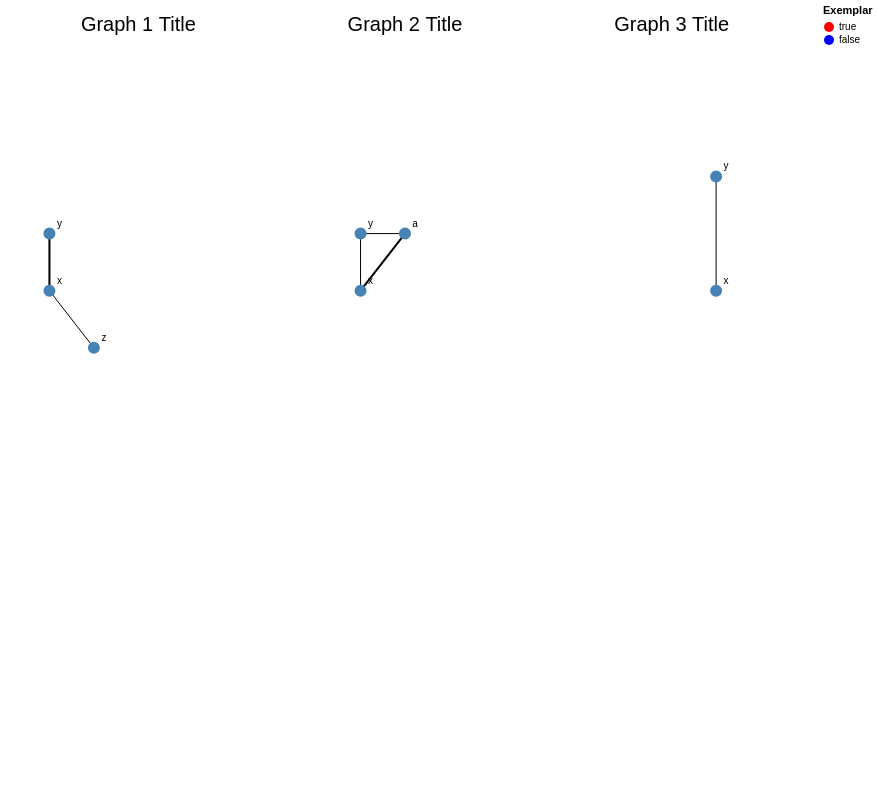

The specification (Vega-Lite) saved for this image:
### Vega specification from a JSON file in a GitHub repository (floating-point values rounded to 4 significant figures)
{"$schema": "https://vega.github.io/schema/vega/v5.json", "width": 800, "height": 800, "padding": 5, "signals": [{"name": "numGraphs", "value": 3}, {"name": "graphWidth", "update": "width / numGraphs"}, {"name": "graphHeight", "value": 400}, {"name": "hoveredNodeID", "value": null, "on": [{"events": "symbol:mouseover", "update": "datum.id"}, {"events": "symbol:mouseout", "update": "null"}]}], "scales": [{"name": "x", "domain": [0, 6], "range": [0, {"signal": "graphWidth"}]}, {"name": "y", "domain": [0, 7], "range": [0, {"signal": "graphHeight"}]}, {"name": "color", "type": "ordinal", "domain": [true, false], "range": ["red", "blue"]}], "data": [{"name": "nodes", "values": [{"id": "x", "x": 1, "y": 5, "count": 1, "exemplar": true, "graph": 1}, {"id": "y", "x": 1, "y": 4, "count": 1, "exemplar": true, "graph": 1}, {"id": "z", "x": 2, "y": 6, "count": 1, "exemplar": true, "graph": 1}, {"id": "x", "x": 2, "y": 5, "count": 1, "exemplar": true, "graph": 2}, {"id": "y", "x": 2, "y": 4, "count": 1, "exemplar": true, "graph": 2}, {"id": "a", "x": 3, "y": 4, "count": 1, "exemplar": true, "graph": 2}, {"id": "x", "x": 4, "y": 5, "count": 1, "exemplar": true, "graph": 3}, {"id": "y", "x": 4, "y": 3, "count": 1, "exemplar": true, "graph": 3}], "transform": []}, {"name": "edges", "values": [{"source": "x", "target": "y", "weight": 1, "graph": 1}, {"source": "x", "target": "y", "weight": 2, "graph": 1}, {"source": "x", "target": "z", "weight": 1, "graph": 1}, {"source": "x", "target": "y", "weight": 1, "graph": 2}, {"source": "x", "target": "a", "weight": 2, "graph": 2}, {"source": "a", "target": "y", "weight": 1, "graph": 2}, {"source": "x", "target": "y", "weight": 1, "graph": 3}], "transform": []}, {"name": "facet_data", "source": "nodes", "transform": [{"type": "aggregate", "groupby": ["graph"]}]}], "marks": [{"type": "group", "from": {"data": "facet_data"}, "encode": {"enter": {"x": {"signal": "(datum.graph - 1) * graphWidth"}, "y": {"value": 0}, "width": {"signal": "graphWidth"}, "height": {"signal": "graphHeight"}}}, "data": [{"name": "graph_nodes", "source": "nodes", "transform": [{"type": "filter", "expr": "datum.graph === parent.graph"}]}, {"name": "graph_edges", "source": "edges", "transform": [{"type": "filter", "expr": "datum.graph === parent.graph"}, {"type": "lookup", "from": "graph_nodes", "key": "id", "fields": ["source"], "as": ["sourceNode"]}, {"type": "lookup", "from": "graph_nodes", "key": "id", "fields": ["target"], "as": ["targetNode"]}, {"type": "formula", "as": "sourceX", "expr": "datum.sourceNode.x"}, {"type": "formula", "as": "sourceY", "expr": "datum.sourceNode.y"}, {"type": "formula", "as": "targetX", "expr": "datum.targetNode.x"}, {"type": "formula", "as": "targetY", "expr": "datum.targetNode.y"}]}], "marks": [{"type": "text", "encode": {"enter": {"x": {"signal": "graphWidth / 2"}, "y": {"value": 20}, "text": {"signal": "'Graph ' + parent.graph + ' Title'"}, "fontSize": {"value": 20}, "align": {"value": "center"}, "baseline": {"value": "middle"}}}}, {"type": "rule", "from": {"data": "graph_edges"}, "encode": {"enter": {"x": {"scale": "x", "field": "sourceX"}, "y": {"scale": "y", "field": "sourceY"}, "x2": {"scale": "x", "field": "targetX"}, "y2": {"scale": "y", "field": "targetY"}, "strokeWidth": {"field": "weight"}, "stroke": {"value": "black"}}, "update": {"stroke": [{"test": "datum.source === hoveredNodeID", "value": "blue"}, {"value": "black"}], "strokeWidth": [{"test": "datum.source === hoveredNodeID", "value": 3}, {"field": "weight"}]}}}, {"type": "symbol", "from": {"data": "graph_nodes"}, "encode": {"enter": {"x": {"scale": "x", "field": "x"}, "y": {"scale": "y", "field": "y"}, "size": {"field": "count", "mult": 100}, "stroke": {"value": "steelblue"}, "strokeWidth": {"value": 2}, "fill": {"scale": "color", "field": "exemplar"}}, "update": {"fill": [{"test": "datum.id === hoveredNodeID", "value": "blue"}, {"value": "steelblue"}], "stroke": [{"test": "datum.id === hoveredNodeID", "value": "blue"}, {"value": "steelblue"}]}}}, {"type": "text", "from": {"data": "graph_nodes"}, "encode": {"enter": {"x": {"scale": "x", "field": "x", "offset": 10}, "y": {"scale": "y", "field": "y", "offset": -10}, "text": {"field": "id"}, "fontSize": {"field": "count", "mult": 10}, "align": {"value": "center"}, "baseline": {"value": "middle"}, "fill": {"value": "black"}}, "update": {"fill": [{"test": "datum.id === hoveredNodeID", "value": "blue"}, {"value": "black"}]}}}]}], "legends": [{"fill": "color", "title": "Exemplar", "orient": "right", "encode": {"symbols": {"enter": {"shape": {"value": "circle"}, "size": {"value": 100}}}}}]}
